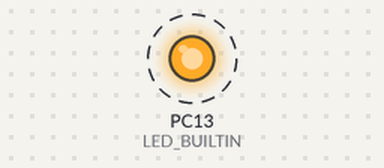
Recording of a program running on a simulated STM32 Blue Pill. On the bench: output pins drawn as LEDs (lit = HIGH). Dashed ring = blinking.

Above: at 0.5 s.
Timing chart, 0 to 4.6 s (numbered marks = the images above):
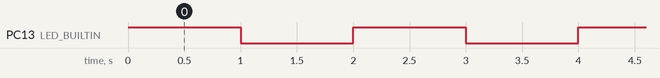

Measured:
- by itself, PC13 (LED_BUILTIN): alternates HIGH for 1.0 s and LOW for 1.0 s

The program:

main.cpp
```cpp
/**
* @brief Blink: Turns on an LED for one second then off for one second and then
*        repeats.
*/

#include "Arduino.h"

/**
 * @brief Set LED_BUILTIN if it is not defined by Arduino framework. If using
 *        the original Blue Pill you will use the PC13 if you use the Blue Pill
 *        Plus (uses USB C port instead of micro USB) you will use PB2 (comment
 *        uncomment the appropriate line).
 */
#define LED_BUILTIN PC13
//#define LED_BUILTIN PB2

/**
 * @brief Initialize LED pin as digital write.
 * @param none
 * @retval none
 */
void setup()
{
  //initialize LED digital pin as an output
  pinMode(LED_BUILTIN, OUTPUT);
}

/**
 * @brief Turn LED on for 1 sec and off for 1 sec.
 * @param none
 * @retval none
 */
void loop()
{
  uint32_t delay_ms = 1000;

  //turn LED on (HIGH is the voltage level)
  digitalWrite(LED_BUILTIN, HIGH);

  //wait for one second
  delay(delay_ms);

  //turn LED off (LOW sets voltage to GND)
  digitalWrite(LED_BUILTIN, LOW);

  //wait one more second
  delay(delay_ms);
}
```
